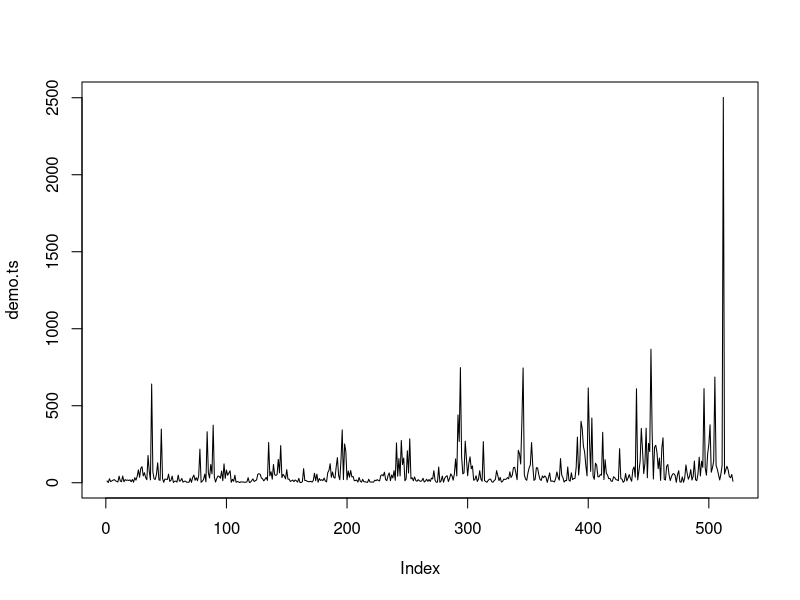
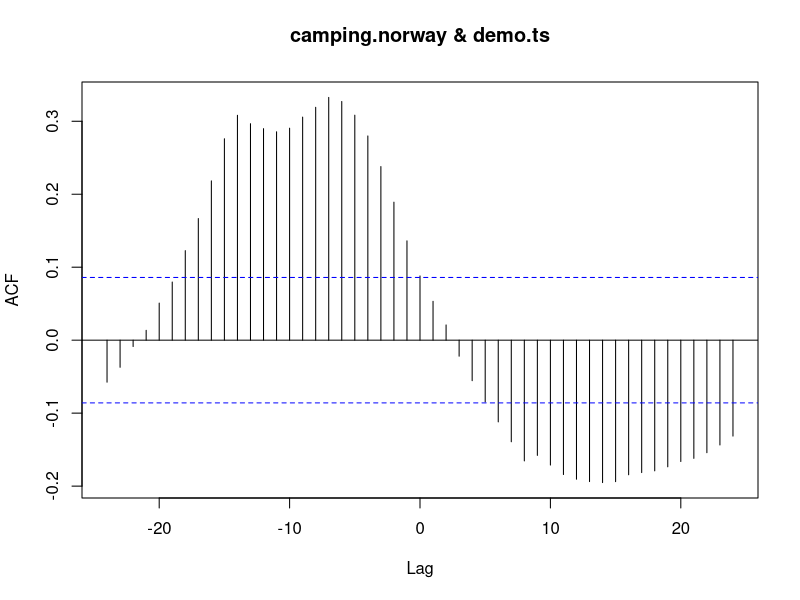
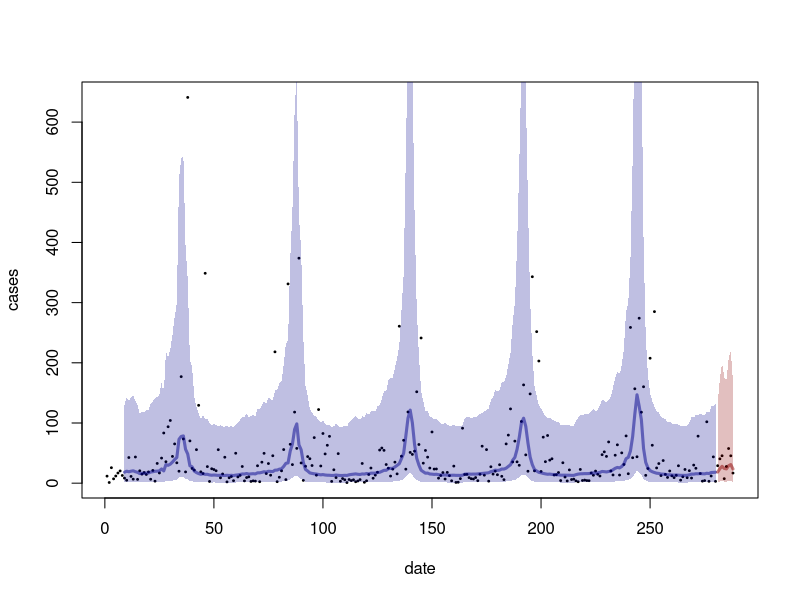

Write the R code that produced these figures, in order.
rm(list=ls())

library(tidyverse)

####################################################################
### create a sample time series with seasonality and noise
t.idx <- 1:(52*10) # our time variable, equivalent to 10 years of weekly data

demo.ts <- sin(3.5 + t.idx * (2 * pi)/52) # simulate a seasonal curve
demo.ts <- demo.ts + 0.002 * t.idx # add a trend
demo.ts <- rnorm(length(t.idx), demo.ts, 1) # add noise
demo.ts <- exp(demo.ts + 3) # increase number and add skewing

plot(demo.ts, type='l')

####################################################################
### additional data
# index of Google searches in Norway for "camping"
# from https://www.google.com/trends/correlate/
camping.norway <- c(-0.355, -0.228, -0.295, -0.229, -0.184, -0.29, -0.37, -0.542, 
-0.496, -0.51, -0.458, -0.457, -0.336, -0.292, -0.235, -0.225, 
-0.189, 0.012, -0.194, 0.395, 0.336, 0.426, 0.573, 0.739, 0.856, 
1.631, 1.721, 1.737, 1.255, 1.037, 0.298, 0.215, -0.217, -0.4, 
-0.537, -0.648, -0.558, -0.652, -0.648, -0.747, -0.795, -0.761, 
-0.79, -0.827, -0.802, -0.828, -0.843, -0.803, -0.849, -0.811, 
-0.857, -0.78, -0.742, -0.672, -0.596, -0.601, -0.527, -0.622, 
-0.58, -0.557, -0.587, -0.438, -0.436, -0.372, -0.293, -0.341, 
-0.236, -0.254, -0.279, -0.112, -0.105, -0.008, 0.028, 0.244, 
0.485, 0.518, 1.179, 1.463, 1.924, 2.067, 1.434, 1.236, 0.545, 
-0.037, -0.207, -0.449, -0.514, -0.57, -0.611, -0.674, -0.734, 
-0.689, -0.76, -0.793, -0.804, -0.838, -0.825, -0.765, -0.818, 
-0.845, -0.841, -0.815, -0.835, -0.725, -0.667, -0.626, -0.585, 
-0.641, -0.674, -0.59, -0.612, -0.525, -0.579, -0.479, -0.478, 
-0.482, -0.389, -0.362, -0.248, -0.129, -0.13, 0.037, 0.07, 0.075, 
0.202, 0.329, 0.461, 0.792, 1.076, 1.735, 2.202, 2.371, 2.09, 
1.451, 0.811, 0.357, -0.117, -0.295, -0.483, -0.469, -0.598, 
-0.62, -0.659, -0.637, -0.703, -0.757, -0.762, -0.744, -0.787, 
-0.811, -0.805, -0.794, -0.824, -0.82, -0.834, -0.793, -0.628, 
-0.602, -0.604, -0.629, -0.61, -0.615, -0.589, -0.538, -0.525, 
-0.485, -0.462, -0.427, -0.277, -0.22, -0.106, -0.14, -0.108, 
0.01, 0.002, 0.09, 0.246, 0.382, 0.695, 0.862, 1.253, 1.686, 
2.091, 2.2, 2.006, 1.504, 0.88, 0.387, -0.049, -0.205, -0.37, 
-0.429, -0.517, -0.582, -0.637, -0.616, -0.666, -0.68, -0.719, 
-0.72, -0.787, -0.788, -0.789, -0.801, -0.795, -0.821, -0.822, 
-0.702, -0.616, -0.573, -0.563, -0.542, -0.544, -0.534, -0.488, 
-0.43, -0.486, -0.449, -0.369, -0.26, -0.285, -0.317, -0.264, 
-0.221, -0.068, 0.075, 0.156, 0.114, 0.236, 0.435, 0.791, 0.862, 
1.183, 1.716, 2.289, 2.649, 2.447, 2.166, 1.291, 0.553, 0.119, 
-0.158, -0.294, -0.393, -0.485, -0.513, -0.612, -0.622, -0.652, 
-0.731, -0.716, -0.758, -0.778, -0.759, -0.789, -0.818, -0.824, 
-0.828, -0.803, -0.732, -0.611, -0.622, -0.56, -0.564, -0.532, 
-0.562, -0.578, -0.492, -0.534, -0.391, -0.374, -0.352, -0.333, 
-0.173, -0.058, -0.033, 0.007, 0.096, 0.141, 0.019, 0.489, 0.683, 
0.853, 1.01, 1.315, 2.014, 2.657, 3.012, 3.063, 2.477, 1.623, 
0.985, 0.299, -0.09, -0.274, -0.372, -0.437, -0.47, -0.533, -0.573, 
-0.646, -0.673, -0.702, -0.714, -0.724, -0.753, -0.761, -0.758, 
-0.784, -0.759, -0.797, -0.767, -0.655, -0.652, -0.593, -0.546, 
-0.538, -0.539, -0.479, -0.509, -0.502, -0.412, -0.422, -0.387, 
-0.28, -0.129, -0.117, -0.151, -0.141, -0.028, 0.076, 0.196, 
0.32, 0.45, 0.589, 0.823, 1.146, 1.733, 2.447, 2.953, 3.286, 
3.116, 2.074, 1.195, 0.561, 0.124, -0.138, -0.276, -0.429, -0.476, 
-0.529, -0.593, -0.587, -0.65, -0.718, -0.725, -0.735, -0.744, 
-0.748, -0.803, -0.804, -0.813, -0.81, -0.806, -0.631, -0.574, 
-0.563, -0.543, -0.501, -0.526, -0.498, -0.516, -0.467, -0.473, 
-0.438, -0.395, -0.334, -0.299, -0.223, -0.13, 0.201, 0.059, 
0.1, 0.144, 0.623, 0.719, 0.758, 0.938, 1.269, 1.628, 2.427, 
3.016, 3.345, 2.57, 1.986, 1.511, 0.716, 0.229, -0.073, -0.229, 
-0.324, -0.389, -0.465, -0.493, -0.499, -0.568, -0.501, -0.639, 
-0.676, -0.703, -0.718, -0.759, -0.756, -0.786, -0.794, -0.803, 
-0.638, -0.617, -0.566, -0.558, -0.555, -0.522, -0.545, -0.533, 
-0.431, -0.427, -0.397, -0.353, -0.356, -0.209, -0.085, -0.118, 
-0.186, -0.07, 0.015, -0.006, 0.089, 0.546, 0.569, 0.657, 0.971, 
1.334, 1.991, 2.569, 3.147, 3.319, 2.458, 1.423, 0.828, 0.319, 
0.002, -0.183, -0.271, -0.365, -0.448, -0.497, -0.504, -0.571, 
-0.659, -0.669, -0.717, -0.717, -0.738, -0.752, -0.769, -0.765, 
-0.731, -0.859, -0.906, -0.862, -0.679, -0.552, -0.51, -0.526, 
-0.505, -0.505, -0.465, -0.472, -0.42, -0.425, -0.383, -0.176, 
-0.239, -0.285, -0.241, -0.182, -0.034, 0.187, 0.215, 0.521, 
0.471, 0.787, 0.946, 1.403, 1.982, 2.768, 3.681, 3.901, 2.886, 
1.825, 0.989, 0.312, 0.027, -0.166, -0.293, -0.397, -0.443, -0.509, 
-0.486, -0.599, -0.65, -0.699, -0.712, -0.722, -0.737, -0.747, 
-0.782, -0.787, -0.792, -0.803)


####################################################################
### ARIMA model
ccf(camping.norway, demo.ts)
my.lag <- 8 # picked from ccf()

# identify maximum time for data to use to fit model
train.time <- 52*5 + 20 # 5 years of data plus 3 weeks

# log transform data
log.demo.ts <- log(demo.ts + 1)

# limit data to data available at train.time
log.demo.ts <- log.demo.ts[1:train.time]
camping.norway <- camping.norway[1:train.time]

# fit model on log transformed data
model <- arima(log.demo.ts[(1 + my.lag):train.time], order=c(1, 0, 0),
    seasonal=list(order=c(1, 0, 0), period=52),
    xreg=camping.norway[1:(train.time - my.lag)], method="CSS")

# capture model fit for plotting
model.fit <- predict(model, newxreg=camping.norway[1:(train.time - my.lag)])
model.fit <- data_frame(
    pred=as.numeric(model.fit$pred), 
    se=rep(model.fit$se, length(model.fit$pred))) %>%
  mutate(
    t.idx = (1 + my.lag):train.time,
    point.pred = exp(pred) - 1,
    lwr95.pred = exp(pred - qnorm(0.975) * se) - 1,
    upr95.pred = exp(pred + qnorm(0.975) * se) - 1
  )

####################################################################
### forecast
# WARNING - DO NOT try to forecast longer than your lag
# (you can make shorter forecasts though)
forecast.wks.ahead <- my.lag
forecast <- predict(model, n.ahead=forecast.wks.ahead, 
    newxreg=camping.norway[train.time - my.lag + 1:forecast.wks.ahead])

### calculate mean predictions and 95% CIs
forecast <- as.data.frame(forecast) %>%
  mutate(
    t.idx = train.time + 1:forecast.wks.ahead,
    point.pred = exp(pred) - 1,
    lwr95.pred = exp(pred - qnorm(0.975) * se) - 1,
    upr95.pred = exp(pred + qnorm(0.975) * se) - 1
  )
forecast

####################################################################
### plot data and forecast
plot(t.idx[1:max(forecast$t.idx)], demo.ts[1:max(forecast$t.idx)], 
    pch=19, cex=0.25,
    xlab="date", ylab="cases")
polygon(x=c(model.fit$t.idx, rev(model.fit$t.idx)),
        y=c(model.fit$upr95.pred, rev(model.fit$lwr95.pred)), 
        col=adjustcolor('darkblue', 0.25), border=F)
lines(model.fit$t.idx, model.fit$point.pred, 
    col=adjustcolor('darkblue', 0.5), lwd=3)
polygon(x=c(forecast$t.idx, rev(forecast$t.idx)),
        y=c(forecast$upr95.pred, rev(forecast$lwr95.pred)), 
        col=adjustcolor('darkred', 0.25), border=F)
lines(forecast$t.idx, forecast$point.pred, 
    col=adjustcolor('darkred', 0.5), lwd=3)


